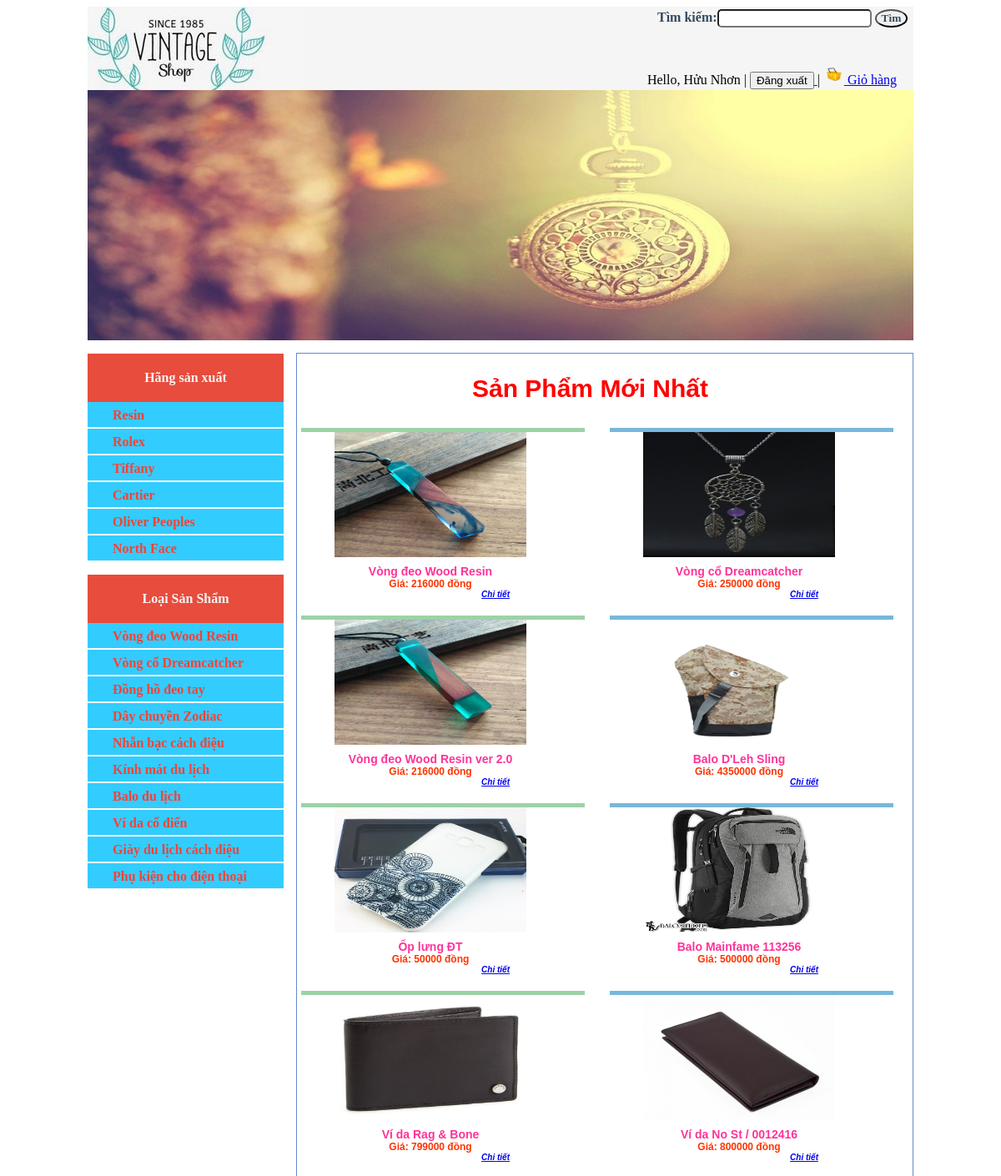
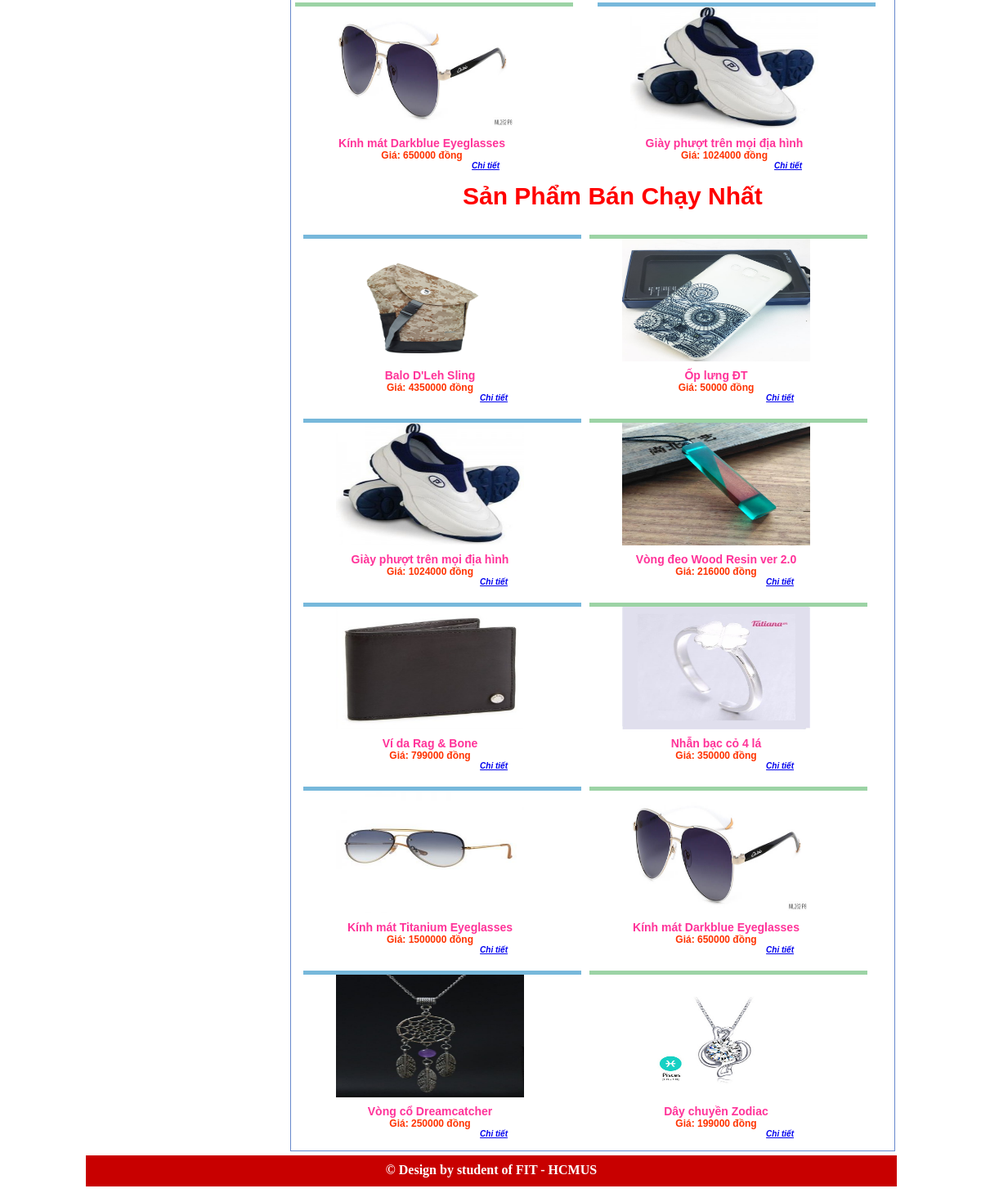
/index.php (signed in), run on the app's committed database (2 pictures, top to bottom).
### tables this page shows
CREATE TABLE IF NOT EXISTS `hangsanxuat` (
  `MaHangSanXuat` int(11) NOT NULL AUTO_INCREMENT,
  `TenHangSanXuat` varchar(64) DEFAULT NULL,
  `LogoURL` varchar(45) DEFAULT NULL,
  `BiXoa` tinyint(1) DEFAULT '0',
  PRIMARY KEY (`MaHangSanXuat`)
);

CREATE TABLE IF NOT EXISTS `loaisanpham` (
  `MaLoaiSanPham` int(11) NOT NULL AUTO_INCREMENT,
  `TenLoaiSanPham` varchar(64) DEFAULT NULL,
  `BiXoa` tinyint(1) DEFAULT '0',
  PRIMARY KEY (`MaLoaiSanPham`)
);

CREATE TABLE IF NOT EXISTS `sanpham` (
  `MaSanPham` int(11) NOT NULL AUTO_INCREMENT,
  `TenSanPham` varchar(45) DEFAULT NULL,
  `HinhURL` varchar(45) DEFAULT NULL,
  `GiaSanPham` int(11) DEFAULT NULL,
  `NgayNhap` datetime DEFAULT NULL,
  `SoLuongTon` int(11) DEFAULT NULL,
  `SoLuongBan` int(11) DEFAULT NULL,
  `SoLuocXem` int(11) DEFAULT NULL,
  `MoTa` text,
  `BiXoa` tinyint(1) DEFAULT '0',
  `MaLoaiSanPham` int(11) NOT NULL,
  `MaHangSanXuat` int(11) NOT NULL,
  PRIMARY KEY (`MaSanPham`),
  KEY `fk_SanPham_LoaiSanPham1_idx` (`MaLoaiSanPham`),
  KEY `fk_SanPham_HangSanXuat1_idx` (`MaHangSanXuat`)
);

### lib/DataProvider.php (called while the page is built, shortened)
<?php
    include_once "lib/config.php";
    class DataProvider
    {
        public static function ExecuteQuery($sql)
        {
            global $db_host, $db_username, $db_password, $db_name;
            $connection = mysqli_connect($db_host, $db_username, $db_password, $db_name) or
            die ("couldn't connect to localhost");
            mysqli_query($connection, "set names 'utf8'");
            $result = mysqli_query($connection, $sql);
            return $result;
        }
    }
?>

### pages/pHome.php (called while the page is built)
<?php
    include ("pages/pSanPhamMoiNhat.php");
    include ("pages/pSanPhamBanChayNhat.php");
?>

### templates/tempThumbProduct.php (the view)
<div class="box">
    <img src="images/<?php echo $hinhURL; ?>" />
    <div class="pname"><?php echo $tenSanPham; ?></div>
    <div class="pprice">Giá: <?php echo $giaSanPham; ?> đồng</div>
    <div class="action">
        <a href="index.php?a=4&id=<?php echo $maSanPham; ?>">Chi tiết</a>
    </div>
</div>

### modules/mMenuHang.php
<dl>
<dt>Hãng sản xuất</dt>
<?php
    $sql = "SELECT hsx.MaHangSanXuat, hsx.TenHangSanXuat
            FROM HangSanXuat hsx
            WHERE hsx.BiXoa = 0";
    $list = DataProvider::ExecuteQuery($sql);
    while($row = mysqli_fetch_array($list)){
        $name = $row["TenHangSanXuat"];
        $url = "index.php?a=2&id=".$row["MaHangSanXuat"];
        include "templates/tempMenu.php";
    }
?>
</dl>

### templates/tempMenu.php
<dd class="menu">
<a href="<?php echo $url; ?>">
    <?php echo $name; ?>
</a>
</dd>

### modules/mMenuLoai.php
<dl>
<dt>Loại Sản Shẩm</dt>
<?php
    $sql = "SELECT lsp.MaLoaiSanPham, lsp.TenLoaiSanPham
            FROM LoaiSanPham lsp
            WHERE lsp.BiXoa = 0";
    $list = DataProvider::ExecuteQuery($sql);
    while($row = mysqli_fetch_array($list)){
        $name = $row["TenLoaiSanPham"];
        $url = "index.php?a=3&id=".$row["MaLoaiSanPham"];
        include "templates/tempMenu.php";
    }
?>
</dl>

### pages/pSanPhamMoiNhat.php
<h2>Sản Phẩm Mới Nhất</h2>
<?php
    $sql = "SELECT sp.MaSanPham, sp.TenSanPham, sp.GiaSanPham, sp.HinhURL
            FROM SanPham sp
            WHERE sp.BiXoa = 0
            ORDER BY sp.NgayNhap DESC
            LIMIT 0, 10";
        $list = DataProvider::ExecuteQuery($sql);
        while($row = mysqli_fetch_array($list)){
            $maSanPham = $row["MaSanPham"];
            $tenSanPham = $row["TenSanPham"];
            $giaSanPham = $row["GiaSanPham"];
            $hinhURL = $row["HinhURL"];
            include ("templates/tempThumbProduct.php");
        }
?>

### pages/pSanPhamBanChayNhat.php
<h2>Sản Phẩm Bán Chạy Nhất</h2>
<?php
    $sql = "SELECT sp.MaSanPham, sp.TenSanPham, sp.GiaSanPham, sp.HinhURL
            FROM SanPham sp
            WHERE sp.BiXoa = 0
            ORDER BY sp.SoLuongBan DESC
            LIMIT 0, 10";
        $list = DataProvider::ExecuteQuery($sql);
        while($row = mysqli_fetch_array($list)){
            $maSanPham = $row["MaSanPham"];
            $tenSanPham = $row["TenSanPham"];
            $giaSanPham = $row["GiaSanPham"];
            $hinhURL = $row["HinhURL"];
            include ("templates/tempThumbProduct.php");
        }
?>

### CSS/style.css (style rules this page uses)
.sidebar dt { text-align:center; color:whitesmoke; background: #e74c3c; padding: 20px; font-weight:bold; margin: 0; }
.sidebar dl dd { border-bottom:1px solid whitesmoke; }
.sidebar dl dd a { color: #F44336; font-weight: bold; padding: 3px 20px; display: block; text-decoration: none; }
.menu { margin: 0px; padding: 0px; }
.menu { margin: 0 0 1px 0; list-style: none; background-color: #33ccff; color: #fff; width: 225px; height: 30px; line-height: 25px; padding-left: 10px; }
.content h2 { font: bold 30px arial; color: #ff0000; padding-left: 20px; margin-left: 190px; }
.box { margin:5px; float:left; width:250px; text-align:center; padding-right: 60px; padding-left: 30px; }
.box:nth-child(even) { border-top: 5px solid rgb(156, 211, 165); margin-right: 15px; }
.box:nth-child(odd) { border-top: 5px solid rgb(119, 184, 219); margin-left: 15px; }
.box img { width: 230px; height: 150px; }
.pname { font: bold 14px arial; color: #F39; margin-top: 5px; }
.pprice { font: bold 12px arial; color: #f30; }
.action { font: italic bold 10px arial; margin-right: 30px; margin-bottom: 10px; color: #F96; text-align: right; }

### data on the page
hangsanxuat: TenHangSanXuat "Resin"
hangsanxuat: TenHangSanXuat "Rolex"
hangsanxuat: TenHangSanXuat "Tiffany"
hangsanxuat: TenHangSanXuat "Cartier"
hangsanxuat: TenHangSanXuat "Oliver Peoples"
hangsanxuat: TenHangSanXuat "North Face"
loaisanpham: TenLoaiSanPham "Vòng đeo Wood Resin"
loaisanpham: TenLoaiSanPham "Vòng cổ Dreamcatcher"
loaisanpham: TenLoaiSanPham "Đồng hồ đeo tay"
loaisanpham: TenLoaiSanPham "Dây chuyền Zodiac"
loaisanpham: TenLoaiSanPham "Nhẫn bạc cách điệu"
loaisanpham: TenLoaiSanPham "Kính mát du lịch"
loaisanpham: TenLoaiSanPham "Balo du lịch"
loaisanpham: TenLoaiSanPham "Ví da cổ điển"
loaisanpham: TenLoaiSanPham "Giày du lịch cách điệu"
loaisanpham: TenLoaiSanPham "Phụ kiện cho điện thoại"
sanpham: HinhURL (picture), TenSanPham "Vòng đeo Wood Resin", GiaSanPham "216000"
sanpham: HinhURL (picture), TenSanPham "Vòng cổ Dreamcatcher", GiaSanPham "250000"
sanpham: HinhURL (picture), TenSanPham "Vòng đeo Wood Resin ver 2.0", GiaSanPham "216000"
sanpham: HinhURL (picture), TenSanPham "Balo D'Leh Sling", GiaSanPham "4350000"
sanpham: HinhURL (picture), TenSanPham "Ốp lưng ĐT", GiaSanPham "50000"
sanpham: HinhURL (picture), TenSanPham "Balo Mainfame 113256", GiaSanPham "500000"
sanpham: HinhURL (picture), TenSanPham "Ví da Rag & Bone", GiaSanPham "799000"
sanpham: HinhURL (picture), TenSanPham "Ví da No St / 0012416", GiaSanPham "800000"
sanpham: HinhURL (picture), TenSanPham "Kính mát Darkblue Eyeglasses", GiaSanPham "650000"
sanpham: HinhURL (picture), TenSanPham "Giày phượt trên mọi địa hình", GiaSanPham "1024000"
sanpham: HinhURL (picture), TenSanPham "Nhẫn bạc cỏ 4 lá", GiaSanPham "350000"
sanpham: HinhURL (picture), TenSanPham "Kính mát Titanium Eyeglasses", GiaSanPham "1500000"
sanpham: HinhURL (picture), TenSanPham "Dây chuyền Zodiac", GiaSanPham "199000"

### other printed values
$_SESSION["tenHienThi"] "Hửu Nhơn"
